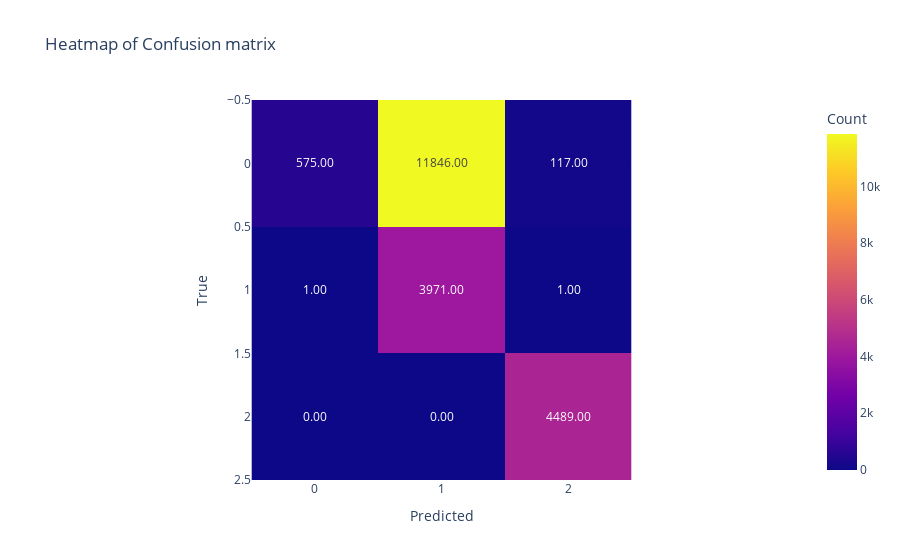

The notebook cell this image was saved under:
### Markdown cell above
### 3.7. Ada boost classifier

### Code cell
ab = AdaBoostClassifier(n_estimators=100,random_state=101)
ab_score = score(ab,'Ada Boost')

### Figure 1 — Plotly figure (JSON) as saved in the notebook; plotly's stock layout.template omitted (floating-point values rounded to 4 significant figures)
{"data": [{"coloraxis": "coloraxis", "hovertemplate": "Predicted: %{x}<br>True: %{y}<br>Count: %{z}<extra></extra>", "name": "0", "texttemplate": "%{z:.2f}", "type": "heatmap", "xaxis": "x", "yaxis": "y", "z": [[575, 11846, 117], [1, 3971, 1], [0, 0, 4489]]}], "layout": {"coloraxis": {"colorbar": {"title": {"text": "Count"}}, "colorscale": [[0, "#0d0887"], [0.1111, "#46039f"], [0.2222, "#7201a8"], [0.3333, "#9c179e"], [0.4444, "#bd3786"], [0.5556, "#d8576b"], [0.6667, "#ed7953"], [0.7778, "#fb9f3a"], [0.8889, "#fdca26"], [1, "#f0f921"]]}, "title": {"text": "Heatmap of Confusion matrix"}, "xaxis": {"anchor": "y", "constrain": "domain", "domain": [0, 1], "scaleanchor": "y", "title": {"text": "Predicted"}}, "yaxis": {"anchor": "x", "autorange": "reversed", "constrain": "domain", "domain": [0, 1], "title": {"text": "True"}}}}
